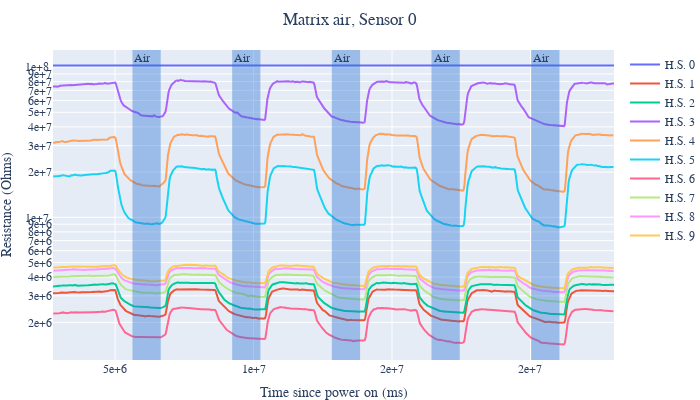

Notebook cell for this chart:
### Code cell
plot_data_arr(sensor_data, "air", 0, sensor_labels, skip=100, cut=1)

### Figure 1 — Plotly figure (JSON) as saved in the notebook; plotly's stock layout.template omitted (floating-point values rounded to 4 significant figures; data arrays with more than 128 entries replaced by an {"elided": "..."} marker saying what was removed)
{"data": [{"mode": "lines", "name": "H.S. 0", "showlegend": true, "type": "scatter", "x": {"elided": "739 int values"}, "y": {"elided": "739 float values"}}, {"mode": "lines", "name": "H.S. 1", "showlegend": true, "type": "scatter", "x": {"elided": "739 int values"}, "y": {"elided": "739 float values"}}, {"mode": "lines", "name": "H.S. 2", "showlegend": true, "type": "scatter", "x": {"elided": "739 int values"}, "y": {"elided": "739 float values"}}, {"mode": "lines", "name": "H.S. 3", "showlegend": true, "type": "scatter", "x": {"elided": "739 int values"}, "y": {"elided": "739 float values"}}, {"mode": "lines", "name": "H.S. 4", "showlegend": true, "type": "scatter", "x": {"elided": "738 int values"}, "y": {"elided": "738 float values"}}, {"mode": "lines", "name": "H.S. 5", "showlegend": true, "type": "scatter", "x": {"elided": "738 int values"}, "y": {"elided": "738 float values"}}, {"mode": "lines", "name": "H.S. 6", "showlegend": true, "type": "scatter", "x": {"elided": "738 int values"}, "y": {"elided": "738 float values"}}, {"mode": "lines", "name": "H.S. 7", "showlegend": true, "type": "scatter", "x": {"elided": "738 int values"}, "y": {"elided": "738 float values"}}, {"mode": "lines", "name": "H.S. 8", "showlegend": true, "type": "scatter", "x": {"elided": "738 int values"}, "y": {"elided": "738 float values"}}, {"mode": "lines", "name": "H.S. 9", "showlegend": true, "type": "scatter", "x": {"elided": "738 int values"}, "y": {"elided": "738 float values"}}], "layout": {"annotations": [{"showarrow": false, "text": "Air", "x": 5627488, "xanchor": "left", "xref": "x", "y": 1, "yanchor": "top", "yref": "y domain"}, {"showarrow": false, "text": "Air", "x": 9227660, "xanchor": "left", "xref": "x", "y": 1, "yanchor": "top", "yref": "y domain"}, {"showarrow": false, "text": "Air", "x": 12826691, "xanchor": "left", "xref": "x", "y": 1, "yanchor": "top", "yref": "y domain"}, {"showarrow": false, "text": "Air", "x": 16426178, "xanchor": "left", "xref": "x", "y": 1, "yanchor": "top", "yref": "y domain"}, {"showarrow": false, "text": "Air", "x": 20026290, "xanchor": "left", "xref": "x", "y": 1, "yanchor": "top", "yref": "y domain"}], "font": {"family": "Times New Roman"}, "height": 400, "margin": {"b": 0, "l": 0, "r": 10, "t": 50}, "shapes": [{"fillcolor": "#2c73d2", "line": {"width": 0}, "opacity": 0.4, "type": "rect", "x0": 5627488, "x1": 6647489, "xref": "x", "y0": 0, "y1": 1, "yref": "y domain"}, {"fillcolor": "#2c73d2", "line": {"width": 0}, "opacity": 0.4, "type": "rect", "x0": 9227660, "x1": 10247004, "xref": "x", "y0": 0, "y1": 1, "yref": "y domain"}, {"fillcolor": "#2c73d2", "line": {"width": 0}, "opacity": 0.4, "type": "rect", "x0": 12826691, "x1": 13846742, "xref": "x", "y0": 0, "y1": 1, "yref": "y domain"}, {"fillcolor": "#2c73d2", "line": {"width": 0}, "opacity": 0.4, "type": "rect", "x0": 16426178, "x1": 17446491, "xref": "x", "y0": 0, "y1": 1, "yref": "y domain"}, {"fillcolor": "#2c73d2", "line": {"width": 0}, "opacity": 0.4, "type": "rect", "x0": 20026290, "x1": 21045736, "xref": "x", "y0": 0, "y1": 1, "yref": "y domain"}], "title": {"font": {"family": "Times New Roman"}, "pad": {"b": 0, "l": 0, "r": 0, "t": 0}, "text": "Matrix air, Sensor 0", "x": 0.5}, "width": 700, "xaxis": {"tickformat": ".0e", "title": {"text": "Time since power on (ms)"}}, "yaxis": {"tickformat": ".0e", "title": {"text": "Resistance (Ohms)"}, "type": "log"}}}
